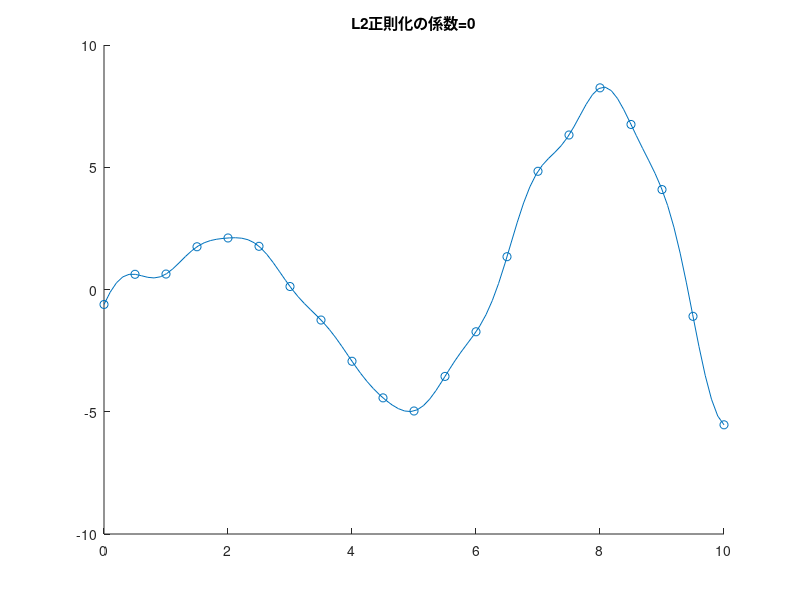

Recreate this plot in MATLAB.
clear;clc;close all
%% パラメータ設定
% ガウシアンカーネル中のベータの値
beta = 1;
% 正則化のパラメータ
L2regu = 0;
%% サンプルデータの作成と計算の準備
rng('default') % For reproducibility
x_observed = linspace(0,10,21)';
y_observed1 = x_observed.*sin(x_observed);
y_observed2 = y_observed1 + 0.5*randn(size(x_observed));
numSample = numel(x_observed);
K = zeros(numSample, numSample);
%% グラム行列の計算
% わかりやすくfor文を2つ用いて実装します
for i =1:numSample
    for j = 1:numSample

        diff = (x_observed(i)-x_observed(j))^2;
        K(i,j) = exp(-beta*diff);
    end
end
%% 重みwの計算
w = inv((K+L2regu*eye(numSample)))*y_observed2;
%% 結果の可視化
% サンプルデータのプロット
figure;scatter(x_observed,y_observed2);hold on
% フィッティングした結果のプロット
numSample_test = 100;
x_test = linspace(0,10,numSample_test)';
kOut = zeros(numSample_test,1);
for i =1:numSample_test
    x_i = x_test(i);
    diff_test = (x_observed-x_i).^2;
    kOut(i) = w'*exp(-diff_test.*beta);
end

plot(x_test,kOut)
title(sprintf('L2正則化の係数=%d',L2regu));hold off





